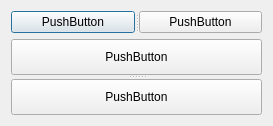
<?xml version="1.0" encoding="UTF-8"?>
<ui version="4.0">
 <class>Dialog</class>
 <widget class="QDialog" name="Dialog">
  <property name="geometry">
   <rect>
    <x>0</x>
    <y>0</y>
    <width>273</width>
    <height>126</height>
   </rect>
  </property>
  <property name="windowTitle">
   <string>Dialog</string>
  </property>
  <layout class="QVBoxLayout" name="verticalLayout">
   <item>
    <widget class="QSplitter" name="splitter">
     <property name="orientation">
      <enum>Qt::Horizontal</enum>
     </property>
     <widget class="QPushButton" name="pushButton">
      <property name="text">
       <string>PushButton</string>
      </property>
     </widget>
     <widget class="QPushButton" name="pushButton_2">
      <property name="text">
       <string>PushButton</string>
      </property>
     </widget>
    </widget>
   </item>
   <item>
    <widget class="QSplitter" name="splitter_2">
     <property name="orientation">
      <enum>Qt::Vertical</enum>
     </property>
     <widget class="QPushButton" name="pushButton_3">
      <property name="text">
       <string>PushButton</string>
      </property>
     </widget>
     <widget class="QPushButton" name="pushButton_4">
      <property name="text">
       <string>PushButton</string>
      </property>
     </widget>
    </widget>
   </item>
  </layout>
 </widget>
 <layoutdefault spacing="6" margin="11"/>
 <resources/>
 <connections/>
</ui>
